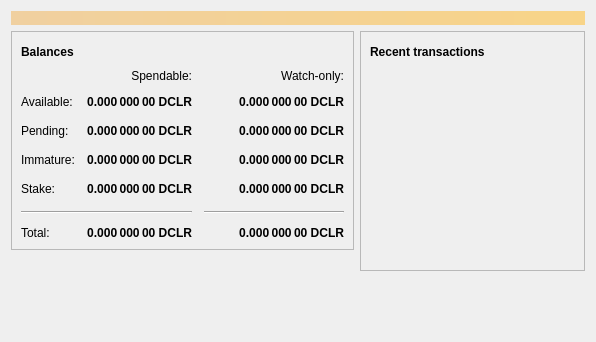
<?xml version="1.0" encoding="UTF-8"?>
<ui version="4.0">
 <class>OverviewPage</class>
 <widget class="QWidget" name="OverviewPage">
  <property name="geometry">
   <rect>
    <x>0</x>
    <y>0</y>
    <width>596</width>
    <height>342</height>
   </rect>
  </property>
  <property name="windowTitle">
   <string>Form</string>
  </property>
  <layout class="QVBoxLayout" name="topLayout">
   <item>
    <widget class="QLabel" name="labelAlerts">
     <property name="visible">
      <bool>false</bool>
     </property>
     <property name="styleSheet">
      <string notr="true">QLabel { background-color: qlineargradient(x1: 0, y1: 0, x2: 1, y2: 0, stop:0 #F0D0A0, stop:1 #F8D488); color:#000000; }</string>
     </property>
     <property name="wordWrap">
      <bool>true</bool>
     </property>
     <property name="margin">
      <number>3</number>
     </property>
     <property name="textInteractionFlags">
      <set>Qt::TextSelectableByMouse</set>
     </property>
    </widget>
   </item>
   <item>
    <layout class="QHBoxLayout" name="horizontalLayout" stretch="1,1">
     <item>
      <layout class="QVBoxLayout" name="verticalLayout_2">
       <item>
        <widget class="QFrame" name="frame">
         <property name="frameShape">
          <enum>QFrame::StyledPanel</enum>
         </property>
         <property name="frameShadow">
          <enum>QFrame::Raised</enum>
         </property>
         <layout class="QVBoxLayout" name="verticalLayout_4">
          <item>
           <layout class="QHBoxLayout" name="horizontalLayout_4">
            <item>
             <widget class="QLabel" name="label_5">
              <property name="font">
               <font>
                <weight>75</weight>
                <bold>true</bold>
               </font>
              </property>
              <property name="text">
               <string>Balances</string>
              </property>
             </widget>
            </item>
            <item>
             <widget class="QPushButton" name="labelWalletStatus">
              <property name="enabled">
               <bool>true</bool>
              </property>
              <property name="maximumSize">
               <size>
                <width>30</width>
                <height>16777215</height>
               </size>
              </property>
              <property name="toolTip">
               <string>The displayed information may be out of date. Your wallet automatically synchronizes with the DCLRcoin network after a connection is established, but this process has not completed yet.</string>
              </property>
              <property name="text">
               <string/>
              </property>
              <property name="icon">
               <iconset resource="../dclrcoin.qrc">
                <normaloff>:/icons/warning</normaloff>
                <disabledoff>:/icons/warning</disabledoff>:/icons/warning</iconset>
              </property>
              <property name="iconSize">
               <size>
                <width>24</width>
                <height>24</height>
               </size>
              </property>
              <property name="flat">
               <bool>true</bool>
              </property>
             </widget>
            </item>
            <item>
             <spacer name="horizontalSpacer_3">
              <property name="orientation">
               <enum>Qt::Horizontal</enum>
              </property>
              <property name="sizeHint" stdset="0">
               <size>
                <width>40</width>
                <height>20</height>
               </size>
              </property>
             </spacer>
            </item>
           </layout>
          </item>
          <item>
           <layout class="QGridLayout" name="gridLayout">
            <property name="spacing">
             <number>12</number>
            </property>
            <item row="2" column="2">
             <widget class="QLabel" name="labelWatchPending">
              <property name="font">
               <font>
                <weight>75</weight>
                <bold>true</bold>
               </font>
              </property>
              <property name="cursor">
               <cursorShape>IBeamCursor</cursorShape>
              </property>
              <property name="toolTip">
               <string>Unconfirmed transactions to watch-only addresses</string>
              </property>
              <property name="text">
               <string notr="true">0.000 000 00 DCLR</string>
              </property>
              <property name="alignment">
               <set>Qt::AlignRight|Qt::AlignTrailing|Qt::AlignVCenter</set>
              </property>
              <property name="textInteractionFlags">
               <set>Qt::LinksAccessibleByMouse|Qt::TextSelectableByKeyboard|Qt::TextSelectableByMouse</set>
              </property>
             </widget>
            </item>
            <item row="2" column="1">
             <widget class="QLabel" name="labelUnconfirmed">
              <property name="font">
               <font>
                <weight>75</weight>
                <bold>true</bold>
               </font>
              </property>
              <property name="cursor">
               <cursorShape>IBeamCursor</cursorShape>
              </property>
              <property name="toolTip">
               <string>Total of transactions that have yet to be confirmed, and do not yet count toward the spendable balance</string>
              </property>
              <property name="text">
               <string notr="true">0.000 000 00 DCLR</string>
              </property>
              <property name="alignment">
               <set>Qt::AlignRight|Qt::AlignTrailing|Qt::AlignVCenter</set>
              </property>
              <property name="textInteractionFlags">
               <set>Qt::LinksAccessibleByMouse|Qt::TextSelectableByKeyboard|Qt::TextSelectableByMouse</set>
              </property>
             </widget>
            </item>
            <item row="3" column="2">
             <widget class="QLabel" name="labelWatchImmature">
              <property name="font">
               <font>
                <weight>75</weight>
                <bold>true</bold>
               </font>
              </property>
              <property name="cursor">
               <cursorShape>IBeamCursor</cursorShape>
              </property>
              <property name="toolTip">
               <string>Mined balance in watch-only addresses that has not yet matured</string>
              </property>
              <property name="text">
               <string notr="true">0.000 000 00 DCLR</string>
              </property>
              <property name="alignment">
               <set>Qt::AlignRight|Qt::AlignTrailing|Qt::AlignVCenter</set>
              </property>
              <property name="textInteractionFlags">
               <set>Qt::LinksAccessibleByMouse|Qt::TextSelectableByKeyboard|Qt::TextSelectableByMouse</set>
              </property>
             </widget>
            </item>
            <item row="5" column="0" colspan="2">
             <widget class="Line" name="line">
              <property name="orientation">
               <enum>Qt::Horizontal</enum>
              </property>
             </widget>
            </item>
            <item row="5" column="2">
             <widget class="Line" name="lineWatchBalance">
              <property name="sizePolicy">
               <sizepolicy hsizetype="Preferred" vsizetype="Fixed">
                <horstretch>0</horstretch>
                <verstretch>0</verstretch>
               </sizepolicy>
              </property>
              <property name="minimumSize">
               <size>
                <width>140</width>
                <height>0</height>
               </size>
              </property>
              <property name="orientation">
               <enum>Qt::Horizontal</enum>
              </property>
             </widget>
            </item>
            <item row="6" column="0">
             <widget class="QLabel" name="labelTotalText">
              <property name="text">
               <string>Total:</string>
              </property>
             </widget>
            </item>
            <item row="3" column="1">
             <widget class="QLabel" name="labelImmature">
              <property name="font">
               <font>
                <weight>75</weight>
                <bold>true</bold>
               </font>
              </property>
              <property name="cursor">
               <cursorShape>IBeamCursor</cursorShape>
              </property>
              <property name="toolTip">
               <string>Mined balance that has not yet matured</string>
              </property>
              <property name="text">
               <string notr="true">0.000 000 00 DCLR</string>
              </property>
              <property name="alignment">
               <set>Qt::AlignRight|Qt::AlignTrailing|Qt::AlignVCenter</set>
              </property>
              <property name="textInteractionFlags">
               <set>Qt::LinksAccessibleByMouse|Qt::TextSelectableByKeyboard|Qt::TextSelectableByMouse</set>
              </property>
             </widget>
            </item>
            <item row="2" column="3">
             <spacer name="horizontalSpacer_2">
              <property name="orientation">
               <enum>Qt::Horizontal</enum>
              </property>
              <property name="sizeHint" stdset="0">
               <size>
                <width>40</width>
                <height>20</height>
               </size>
              </property>
             </spacer>
            </item>
            <item row="3" column="0">
             <widget class="QLabel" name="labelImmatureText">
              <property name="text">
               <string>Immature:</string>
              </property>
             </widget>
            </item>
            <item row="4" column="1">
             <widget class="QLabel" name="labelStake">
              <property name="font">
               <font>
                <weight>75</weight>
                <bold>true</bold>
               </font>
              </property>
              <property name="cursor">
               <cursorShape>IBeamCursor</cursorShape>
              </property>
              <property name="toolTip">
               <string>Stake</string>
              </property>
              <property name="text">
               <string notr="true">0.000 000 00 DCLR</string>
              </property>
              <property name="alignment">
               <set>Qt::AlignRight|Qt::AlignTrailing|Qt::AlignVCenter</set>
              </property>
              <property name="textInteractionFlags">
               <set>Qt::LinksAccessibleByMouse|Qt::TextSelectableByKeyboard|Qt::TextSelectableByMouse</set>
              </property>
             </widget>
            </item>
            <item row="4" column="3">
             <spacer name="horizontalSpacer_4">
              <property name="orientation">
               <enum>Qt::Horizontal</enum>
              </property>
              <property name="sizeHint" stdset="0">
               <size>
                <width>40</width>
                <height>20</height>
               </size>
              </property>
             </spacer>
            </item>
            <item row="4" column="0">
             <widget class="QLabel" name="labelStakeText">
              <property name="text">
                <string>Stake:</string>
              </property>
             </widget>
            </item>
            <item row="4" column="2">
             <widget class="QLabel" name="labelWatchStake">
              <property name="font">
               <font>
                <weight>75</weight>
                <bold>true</bold>
               </font>
              </property>
              <property name="cursor">
               <cursorShape>IBeamCursor</cursorShape>
              </property>
              <property name="toolTip">
               <string>Watch Stake</string>
              </property>
              <property name="text">
               <string notr="true">0.000 000 00 DCLR</string>
              </property>
              <property name="alignment">
               <set>Qt::AlignRight|Qt::AlignTrailing|Qt::AlignVCenter</set>
              </property>
              <property name="textInteractionFlags">
               <set>Qt::LinksAccessibleByMouse|Qt::TextSelectableByKeyboard|Qt::TextSelectableByMouse</set>
              </property>
             </widget>
            </item>
            <item row="6" column="1">
             <widget class="QLabel" name="labelTotal">
              <property name="font">
               <font>
                <weight>75</weight>
                <bold>true</bold>
               </font>
              </property>
              <property name="cursor">
               <cursorShape>IBeamCursor</cursorShape>
              </property>
              <property name="toolTip">
               <string>Your current total balance</string>
              </property>
              <property name="text">
               <string notr="true">0.000 000 00 DCLR</string>
              </property>
              <property name="alignment">
               <set>Qt::AlignRight|Qt::AlignTrailing|Qt::AlignVCenter</set>
              </property>
              <property name="textInteractionFlags">
               <set>Qt::LinksAccessibleByMouse|Qt::TextSelectableByKeyboard|Qt::TextSelectableByMouse</set>
              </property>
             </widget>
            </item>
            <item row="6" column="2">
             <widget class="QLabel" name="labelWatchTotal">
              <property name="font">
               <font>
                <weight>75</weight>
                <bold>true</bold>
               </font>
              </property>
              <property name="cursor">
               <cursorShape>IBeamCursor</cursorShape>
              </property>
              <property name="toolTip">
               <string>Current total balance in watch-only addresses</string>
              </property>
              <property name="text">
               <string notr="true">0.000 000 00 DCLR</string>
              </property>
              <property name="alignment">
               <set>Qt::AlignRight|Qt::AlignTrailing|Qt::AlignVCenter</set>
              </property>
              <property name="textInteractionFlags">
               <set>Qt::LinksAccessibleByMouse|Qt::TextSelectableByKeyboard|Qt::TextSelectableByMouse</set>
              </property>
             </widget>
            </item>
            <item row="0" column="2">
             <widget class="QLabel" name="labelWatchonly">
              <property name="text">
               <string>Watch-only:</string>
              </property>
              <property name="alignment">
               <set>Qt::AlignRight|Qt::AlignTrailing|Qt::AlignVCenter</set>
              </property>
             </widget>
            </item>
            <item row="1" column="0">
             <widget class="QLabel" name="labelBalanceText">
              <property name="text">
               <string>Available:</string>
              </property>
             </widget>
            </item>
            <item row="1" column="1">
             <widget class="QLabel" name="labelBalance">
              <property name="font">
               <font>
                <weight>75</weight>
                <bold>true</bold>
               </font>
              </property>
              <property name="cursor">
               <cursorShape>IBeamCursor</cursorShape>
              </property>
              <property name="toolTip">
               <string>Your current spendable balance</string>
              </property>
              <property name="text">
               <string notr="true">0.000 000 00 DCLR</string>
              </property>
              <property name="alignment">
               <set>Qt::AlignRight|Qt::AlignTrailing|Qt::AlignVCenter</set>
              </property>
              <property name="textInteractionFlags">
               <set>Qt::LinksAccessibleByMouse|Qt::TextSelectableByKeyboard|Qt::TextSelectableByMouse</set>
              </property>
             </widget>
            </item>
            <item row="1" column="2">
             <widget class="QLabel" name="labelWatchAvailable">
              <property name="font">
               <font>
                <weight>75</weight>
                <bold>true</bold>
               </font>
              </property>
              <property name="cursor">
               <cursorShape>IBeamCursor</cursorShape>
              </property>
              <property name="toolTip">
               <string>Your current balance in watch-only addresses</string>
              </property>
              <property name="text">
               <string notr="true">0.000 000 00 DCLR</string>
              </property>
              <property name="alignment">
               <set>Qt::AlignRight|Qt::AlignTrailing|Qt::AlignVCenter</set>
              </property>
              <property name="textInteractionFlags">
               <set>Qt::LinksAccessibleByMouse|Qt::TextSelectableByKeyboard|Qt::TextSelectableByMouse</set>
              </property>
             </widget>
            </item>
            <item row="2" column="0">
             <widget class="QLabel" name="labelPendingText">
              <property name="text">
               <string>Pending:</string>
              </property>
             </widget>
            </item>
            <item row="0" column="1">
             <widget class="QLabel" name="labelSpendable">
              <property name="text">
               <string>Spendable:</string>
              </property>
              <property name="alignment">
               <set>Qt::AlignRight|Qt::AlignTrailing|Qt::AlignVCenter</set>
              </property>
             </widget>
            </item>
           </layout>
          </item>
         </layout>
        </widget>
       </item>
       <item>
        <spacer name="verticalSpacer">
         <property name="orientation">
          <enum>Qt::Vertical</enum>
         </property>
         <property name="sizeHint" stdset="0">
          <size>
           <width>20</width>
           <height>40</height>
          </size>
         </property>
        </spacer>
       </item>
      </layout>
     </item>
     <item>
      <layout class="QVBoxLayout" name="verticalLayout_3">
       <item>
        <widget class="QFrame" name="frame_2">
         <property name="frameShape">
          <enum>QFrame::StyledPanel</enum>
         </property>
         <property name="frameShadow">
          <enum>QFrame::Raised</enum>
         </property>
         <layout class="QVBoxLayout" name="verticalLayout">
          <item>
           <layout class="QHBoxLayout" name="horizontalLayout_2">
            <item>
             <widget class="QLabel" name="label_4">
              <property name="font">
               <font>
                <weight>75</weight>
                <bold>true</bold>
               </font>
              </property>
              <property name="text">
               <string>Recent transactions</string>
              </property>
             </widget>
            </item>
            <item>
             <widget class="QPushButton" name="labelTransactionsStatus">
              <property name="enabled">
               <bool>true</bool>
              </property>
              <property name="maximumSize">
               <size>
                <width>30</width>
                <height>16777215</height>
               </size>
              </property>
              <property name="toolTip">
               <string>The displayed information may be out of date. Your wallet automatically synchronizes with the DCLRcoin network after a connection is established, but this process has not completed yet.</string>
              </property>
              <property name="text">
               <string/>
              </property>
              <property name="icon">
               <iconset resource="../dclrcoin.qrc">
                <normaloff>:/icons/warning</normaloff>
                <disabledoff>:/icons/warning</disabledoff>:/icons/warning</iconset>
              </property>
              <property name="iconSize">
               <size>
                <width>24</width>
                <height>24</height>
               </size>
              </property>
              <property name="flat">
               <bool>true</bool>
              </property>
             </widget>
            </item>
            <item>
             <spacer name="horizontalSpacer">
              <property name="orientation">
               <enum>Qt::Horizontal</enum>
              </property>
              <property name="sizeHint" stdset="0">
               <size>
                <width>40</width>
                <height>20</height>
               </size>
              </property>
             </spacer>
            </item>
           </layout>
          </item>
          <item>
           <widget class="QListView" name="listTransactions">
            <property name="styleSheet">
             <string notr="true">QListView { background: transparent; }</string>
            </property>
            <property name="frameShape">
             <enum>QFrame::NoFrame</enum>
            </property>
            <property name="verticalScrollBarPolicy">
             <enum>Qt::ScrollBarAlwaysOff</enum>
            </property>
            <property name="horizontalScrollBarPolicy">
             <enum>Qt::ScrollBarAlwaysOff</enum>
            </property>
            <property name="selectionMode">
             <enum>QAbstractItemView::NoSelection</enum>
            </property>
           </widget>
          </item>
         </layout>
        </widget>
       </item>
       <item>
        <spacer name="verticalSpacer_2">
         <property name="orientation">
          <enum>Qt::Vertical</enum>
         </property>
         <property name="sizeHint" stdset="0">
          <size>
           <width>20</width>
           <height>40</height>
          </size>
         </property>
        </spacer>
       </item>
      </layout>
     </item>
    </layout>
   </item>
  </layout>
 </widget>
 <resources/>
 <connections/>
</ui>
